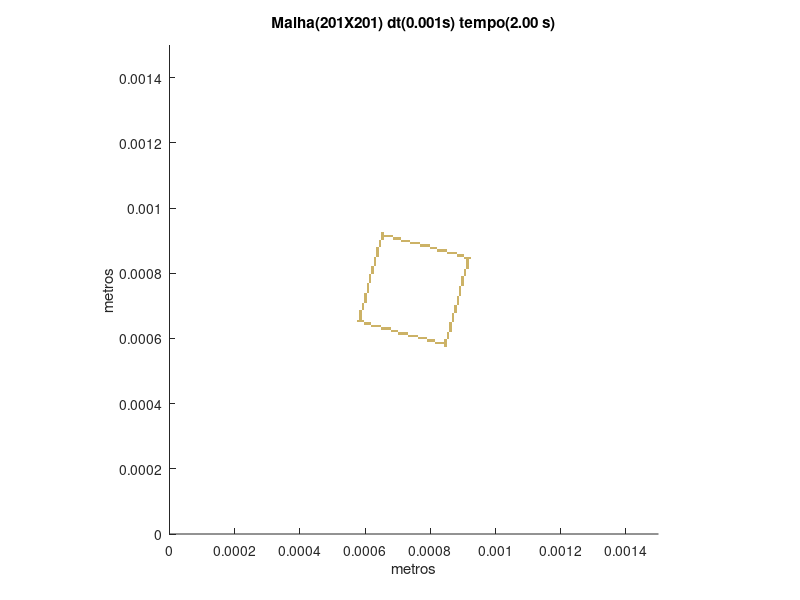

Reproduce this figure in MATLAB.
set (gca,'PlotBoxAspectRatio',[1 1 1],'Xlim',[0,0.0015],'Ylim',[0,0.0015])
hold on
title('Malha(201X201) dt(0.001s) tempo(2.00 s)')
hold on
ylabel('metros')
hold on
xlabel('metros')
hold on

fill([0.000843283582089552 0.000843283582089552 0.000850746268656716 0.000850746268656716],[0.000574626865671642 0.000582089552238806 0.000582089552238806 0.000574626865671642],[0.8,0.7,0.4],'LineStyle','none')

fill([0.000813432835820896 0.000813432835820896 0.00082089552238806 0.00082089552238806],[0.000582089552238806 0.00058955223880597 0.00058955223880597 0.000582089552238806],[0.8,0.7,0.4],'LineStyle','none')

fill([0.00082089552238806 0.00082089552238806 0.000828358208955224 0.000828358208955224],[0.000582089552238806 0.00058955223880597 0.00058955223880597 0.000582089552238806],[0.8,0.7,0.4],'LineStyle','none')

fill([0.000828358208955224 0.000828358208955224 0.000835820895522388 0.000835820895522388],[0.000582089552238806 0.00058955223880597 0.00058955223880597 0.000582089552238806],[0.8,0.7,0.4],'LineStyle','none')

fill([0.000835820895522388 0.000835820895522388 0.000843283582089552 0.000843283582089552],[0.000582089552238806 0.00058955223880597 0.00058955223880597 0.000582089552238806],[0.8,0.7,0.4],'LineStyle','none')

fill([0.000843283582089552 0.000843283582089552 0.000850746268656716 0.000850746268656716],[0.000582089552238806 0.00058955223880597 0.00058955223880597 0.000582089552238806],[0.8,0.7,0.4],'LineStyle','none')

fill([0.000791044776119403 0.000791044776119403 0.000798507462686567 0.000798507462686567],[0.00058955223880597 0.000597014925373134 0.000597014925373134 0.00058955223880597],[0.8,0.7,0.4],'LineStyle','none')

fill([0.000798507462686567 0.000798507462686567 0.000805970149253731 0.000805970149253731],[0.00058955223880597 0.000597014925373134 0.000597014925373134 0.00058955223880597],[0.8,0.7,0.4],'LineStyle','none')

fill([0.000805970149253731 0.000805970149253731 0.000813432835820896 0.000813432835820896],[0.00058955223880597 0.000597014925373134 0.000597014925373134 0.00058955223880597],[0.8,0.7,0.4],'LineStyle','none')

fill([0.000843283582089552 0.000843283582089552 0.000850746268656716 0.000850746268656716],[0.00058955223880597 0.000597014925373134 0.000597014925373134 0.00058955223880597],[0.8,0.7,0.4],'LineStyle','none')

fill([0.000761194029850746 0.000761194029850746 0.000768656716417911 0.000768656716417911],[0.000597014925373134 0.000604477611940299 0.000604477611940299 0.000597014925373134],[0.8,0.7,0.4],'LineStyle','none')

fill([0.000768656716417911 0.000768656716417911 0.000776119402985075 0.000776119402985075],[0.000597014925373134 0.000604477611940299 0.000604477611940299 0.000597014925373134],[0.8,0.7,0.4],'LineStyle','none')

fill([0.000776119402985075 0.000776119402985075 0.000783582089552239 0.000783582089552239],[0.000597014925373134 0.000604477611940299 0.000604477611940299 0.000597014925373134],[0.8,0.7,0.4],'LineStyle','none')

fill([0.000783582089552239 0.000783582089552239 0.000791044776119403 0.000791044776119403],[0.000597014925373134 0.000604477611940299 0.000604477611940299 0.000597014925373134],[0.8,0.7,0.4],'LineStyle','none')

fill([0.000850746268656716 0.000850746268656716 0.000858208955223881 0.000858208955223881],[0.000597014925373134 0.000604477611940299 0.000604477611940299 0.000597014925373134],[0.8,0.7,0.4],'LineStyle','none')

fill([0.00073134328358209 0.00073134328358209 0.000738805970149254 0.000738805970149254],[0.000604477611940299 0.000611940298507463 0.000611940298507463 0.000604477611940299],[0.8,0.7,0.4],'LineStyle','none')

fill([0.000738805970149254 0.000738805970149254 0.000746268656716418 0.000746268656716418],[0.000604477611940299 0.000611940298507463 0.000611940298507463 0.000604477611940299],[0.8,0.7,0.4],'LineStyle','none')

fill([0.000746268656716418 0.000746268656716418 0.000753731343283582 0.000753731343283582],[0.000604477611940299 0.000611940298507463 0.000611940298507463 0.000604477611940299],[0.8,0.7,0.4],'LineStyle','none')

fill([0.000753731343283582 0.000753731343283582 0.000761194029850746 0.000761194029850746],[0.000604477611940299 0.000611940298507463 0.000611940298507463 0.000604477611940299],[0.8,0.7,0.4],'LineStyle','none')

fill([0.000850746268656716 0.000850746268656716 0.000858208955223881 0.000858208955223881],[0.000604477611940299 0.000611940298507463 0.000611940298507463 0.000604477611940299],[0.8,0.7,0.4],'LineStyle','none')

fill([0.000701492537313433 0.000701492537313433 0.000708955223880597 0.000708955223880597],[0.000611940298507463 0.000619402985074627 0.000619402985074627 0.000611940298507463],[0.8,0.7,0.4],'LineStyle','none')

fill([0.000708955223880597 0.000708955223880597 0.000716417910447761 0.000716417910447761],[0.000611940298507463 0.000619402985074627 0.000619402985074627 0.000611940298507463],[0.8,0.7,0.4],'LineStyle','none')

fill([0.000716417910447761 0.000716417910447761 0.000723880597014925 0.000723880597014925],[0.000611940298507463 0.000619402985074627 0.000619402985074627 0.000611940298507463],[0.8,0.7,0.4],'LineStyle','none')

fill([0.000723880597014925 0.000723880597014925 0.00073134328358209 0.00073134328358209],[0.000611940298507463 0.000619402985074627 0.000619402985074627 0.000611940298507463],[0.8,0.7,0.4],'LineStyle','none')

fill([0.000850746268656716 0.000850746268656716 0.000858208955223881 0.000858208955223881],[0.000611940298507463 0.000619402985074627 0.000619402985074627 0.000611940298507463],[0.8,0.7,0.4],'LineStyle','none')

fill([0.00067910447761194 0.00067910447761194 0.000686567164179104 0.000686567164179104],[0.000619402985074627 0.000626865671641791 0.000626865671641791 0.000619402985074627],[0.8,0.7,0.4],'LineStyle','none')

fill([0.000686567164179104 0.000686567164179104 0.000694029850746269 0.000694029850746269],[0.000619402985074627 0.000626865671641791 0.000626865671641791 0.000619402985074627],[0.8,0.7,0.4],'LineStyle','none')

fill([0.000694029850746269 0.000694029850746269 0.000701492537313433 0.000701492537313433],[0.000619402985074627 0.000626865671641791 0.000626865671641791 0.000619402985074627],[0.8,0.7,0.4],'LineStyle','none')

fill([0.000858208955223881 0.000858208955223881 0.000865671641791045 0.000865671641791045],[0.000619402985074627 0.000626865671641791 0.000626865671641791 0.000619402985074627],[0.8,0.7,0.4],'LineStyle','none')

fill([0.000649253731343284 0.000649253731343284 0.000656716417910448 0.000656716417910448],[0.000626865671641791 0.000634328358208955 0.000634328358208955 0.000626865671641791],[0.8,0.7,0.4],'LineStyle','none')

fill([0.000656716417910448 0.000656716417910448 0.000664179104477612 0.000664179104477612],[0.000626865671641791 0.000634328358208955 0.000634328358208955 0.000626865671641791],[0.8,0.7,0.4],'LineStyle','none')

fill([0.000664179104477612 0.000664179104477612 0.000671641791044776 0.000671641791044776],[0.000626865671641791 0.000634328358208955 0.000634328358208955 0.000626865671641791],[0.8,0.7,0.4],'LineStyle','none')

fill([0.000671641791044776 0.000671641791044776 0.00067910447761194 0.00067910447761194],[0.000626865671641791 0.000634328358208955 0.000634328358208955 0.000626865671641791],[0.8,0.7,0.4],'LineStyle','none')

fill([0.000858208955223881 0.000858208955223881 0.000865671641791045 0.000865671641791045],[0.000626865671641791 0.000634328358208955 0.000634328358208955 0.000626865671641791],[0.8,0.7,0.4],'LineStyle','none')

fill([0.000619402985074627 0.000619402985074627 0.000626865671641791 0.000626865671641791],[0.000634328358208955 0.000641791044776119 0.000641791044776119 0.000634328358208955],[0.8,0.7,0.4],'LineStyle','none')

fill([0.000626865671641791 0.000626865671641791 0.000634328358208955 0.000634328358208955],[0.000634328358208955 0.000641791044776119 0.000641791044776119 0.000634328358208955],[0.8,0.7,0.4],'LineStyle','none')

fill([0.000634328358208955 0.000634328358208955 0.000641791044776119 0.000641791044776119],[0.000634328358208955 0.000641791044776119 0.000641791044776119 0.000634328358208955],[0.8,0.7,0.4],'LineStyle','none')

fill([0.000641791044776119 0.000641791044776119 0.000649253731343284 0.000649253731343284],[0.000634328358208955 0.000641791044776119 0.000641791044776119 0.000634328358208955],[0.8,0.7,0.4],'LineStyle','none')

fill([0.000858208955223881 0.000858208955223881 0.000865671641791045 0.000865671641791045],[0.000634328358208955 0.000641791044776119 0.000641791044776119 0.000634328358208955],[0.8,0.7,0.4],'LineStyle','none')

fill([0.000597014925373134 0.000597014925373134 0.000604477611940299 0.000604477611940299],[0.000641791044776119 0.000649253731343284 0.000649253731343284 0.000641791044776119],[0.8,0.7,0.4],'LineStyle','none')

fill([0.000604477611940299 0.000604477611940299 0.000611940298507463 0.000611940298507463],[0.000641791044776119 0.000649253731343284 0.000649253731343284 0.000641791044776119],[0.8,0.7,0.4],'LineStyle','none')

fill([0.000611940298507463 0.000611940298507463 0.000619402985074627 0.000619402985074627],[0.000641791044776119 0.000649253731343284 0.000649253731343284 0.000641791044776119],[0.8,0.7,0.4],'LineStyle','none')

fill([0.000858208955223881 0.000858208955223881 0.000865671641791045 0.000865671641791045],[0.000641791044776119 0.000649253731343284 0.000649253731343284 0.000641791044776119],[0.8,0.7,0.4],'LineStyle','none')

fill([0.000574626865671642 0.000574626865671642 0.000582089552238806 0.000582089552238806],[0.000649253731343284 0.000656716417910448 0.000656716417910448 0.000649253731343284],[0.8,0.7,0.4],'LineStyle','none')

fill([0.000582089552238806 0.000582089552238806 0.00058955223880597 0.00058955223880597],[0.000649253731343284 0.000656716417910448 0.000656716417910448 0.000649253731343284],[0.8,0.7,0.4],'LineStyle','none')

fill([0.00058955223880597 0.00058955223880597 0.000597014925373134 0.000597014925373134],[0.000649253731343284 0.000656716417910448 0.000656716417910448 0.000649253731343284],[0.8,0.7,0.4],'LineStyle','none')

fill([0.000865671641791045 0.000865671641791045 0.000873134328358209 0.000873134328358209],[0.000649253731343284 0.000656716417910448 0.000656716417910448 0.000649253731343284],[0.8,0.7,0.4],'LineStyle','none')

fill([0.000582089552238806 0.000582089552238806 0.00058955223880597 0.00058955223880597],[0.000656716417910448 0.000664179104477612 0.000664179104477612 0.000656716417910448],[0.8,0.7,0.4],'LineStyle','none')

fill([0.000865671641791045 0.000865671641791045 0.000873134328358209 0.000873134328358209],[0.000656716417910448 0.000664179104477612 0.000664179104477612 0.000656716417910448],[0.8,0.7,0.4],'LineStyle','none')

fill([0.000582089552238806 0.000582089552238806 0.00058955223880597 0.00058955223880597],[0.000664179104477612 0.000671641791044776 0.000671641791044776 0.000664179104477612],[0.8,0.7,0.4],'LineStyle','none')

fill([0.000865671641791045 0.000865671641791045 0.000873134328358209 0.000873134328358209],[0.000664179104477612 0.000671641791044776 0.000671641791044776 0.000664179104477612],[0.8,0.7,0.4],'LineStyle','none')

fill([0.000582089552238806 0.000582089552238806 0.00058955223880597 0.00058955223880597],[0.000671641791044776 0.00067910447761194 0.00067910447761194 0.000671641791044776],[0.8,0.7,0.4],'LineStyle','none')

fill([0.000865671641791045 0.000865671641791045 0.000873134328358209 0.000873134328358209],[0.000671641791044776 0.00067910447761194 0.00067910447761194 0.000671641791044776],[0.8,0.7,0.4],'LineStyle','none')

fill([0.000582089552238806 0.000582089552238806 0.00058955223880597 0.00058955223880597],[0.00067910447761194 0.000686567164179104 0.000686567164179104 0.00067910447761194],[0.8,0.7,0.4],'LineStyle','none')

fill([0.000873134328358209 0.000873134328358209 0.000880597014925373 0.000880597014925373],[0.00067910447761194 0.000686567164179104 0.000686567164179104 0.00067910447761194],[0.8,0.7,0.4],'LineStyle','none')

fill([0.00058955223880597 0.00058955223880597 0.000597014925373134 0.000597014925373134],[0.000686567164179104 0.000694029850746269 0.000694029850746269 0.000686567164179104],[0.8,0.7,0.4],'LineStyle','none')

fill([0.000873134328358209 0.000873134328358209 0.000880597014925373 0.000880597014925373],[0.000686567164179104 0.000694029850746269 0.000694029850746269 0.000686567164179104],[0.8,0.7,0.4],'LineStyle','none')

fill([0.00058955223880597 0.00058955223880597 0.000597014925373134 0.000597014925373134],[0.000694029850746269 0.000701492537313433 0.000701492537313433 0.000694029850746269],[0.8,0.7,0.4],'LineStyle','none')

fill([0.000873134328358209 0.000873134328358209 0.000880597014925373 0.000880597014925373],[0.000694029850746269 0.000701492537313433 0.000701492537313433 0.000694029850746269],[0.8,0.7,0.4],'LineStyle','none')

fill([0.00058955223880597 0.00058955223880597 0.000597014925373134 0.000597014925373134],[0.000701492537313433 0.000708955223880597 0.000708955223880597 0.000701492537313433],[0.8,0.7,0.4],'LineStyle','none')

fill([0.000880597014925373 0.000880597014925373 0.000888059701492537 0.000888059701492537],[0.000701492537313433 0.000708955223880597 0.000708955223880597 0.000701492537313433],[0.8,0.7,0.4],'LineStyle','none')

fill([0.000597014925373134 0.000597014925373134 0.000604477611940299 0.000604477611940299],[0.000708955223880597 0.000716417910447761 0.000716417910447761 0.000708955223880597],[0.8,0.7,0.4],'LineStyle','none')

fill([0.000880597014925373 0.000880597014925373 0.000888059701492537 0.000888059701492537],[0.000708955223880597 0.000716417910447761 0.000716417910447761 0.000708955223880597],[0.8,0.7,0.4],'LineStyle','none')

fill([0.000597014925373134 0.000597014925373134 0.000604477611940299 0.000604477611940299],[0.000716417910447761 0.000723880597014925 0.000723880597014925 0.000716417910447761],[0.8,0.7,0.4],'LineStyle','none')

fill([0.000880597014925373 0.000880597014925373 0.000888059701492537 0.000888059701492537],[0.000716417910447761 0.000723880597014925 0.000723880597014925 0.000716417910447761],[0.8,0.7,0.4],'LineStyle','none')

fill([0.000597014925373134 0.000597014925373134 0.000604477611940299 0.000604477611940299],[0.000723880597014925 0.00073134328358209 0.00073134328358209 0.000723880597014925],[0.8,0.7,0.4],'LineStyle','none')

fill([0.000880597014925373 0.000880597014925373 0.000888059701492537 0.000888059701492537],[0.000723880597014925 0.00073134328358209 0.00073134328358209 0.000723880597014925],[0.8,0.7,0.4],'LineStyle','none')

fill([0.000597014925373134 0.000597014925373134 0.000604477611940299 0.000604477611940299],[0.00073134328358209 0.000738805970149254 0.000738805970149254 0.00073134328358209],[0.8,0.7,0.4],'LineStyle','none')

fill([0.000888059701492537 0.000888059701492537 0.000895522388059702 0.000895522388059702],[0.00073134328358209 0.000738805970149254 0.000738805970149254 0.00073134328358209],[0.8,0.7,0.4],'LineStyle','none')

fill([0.000604477611940299 0.000604477611940299 0.000611940298507463 0.000611940298507463],[0.000738805970149254 0.000746268656716418 0.000746268656716418 0.000738805970149254],[0.8,0.7,0.4],'LineStyle','none')

fill([0.000888059701492537 0.000888059701492537 0.000895522388059702 0.000895522388059702],[0.000738805970149254 0.000746268656716418 0.000746268656716418 0.000738805970149254],[0.8,0.7,0.4],'LineStyle','none')

fill([0.000604477611940299 0.000604477611940299 0.000611940298507463 0.000611940298507463],[0.000746268656716418 0.000753731343283582 0.000753731343283582 0.000746268656716418],[0.8,0.7,0.4],'LineStyle','none')

fill([0.000888059701492537 0.000888059701492537 0.000895522388059702 0.000895522388059702],[0.000746268656716418 0.000753731343283582 0.000753731343283582 0.000746268656716418],[0.8,0.7,0.4],'LineStyle','none')

fill([0.000604477611940299 0.000604477611940299 0.000611940298507463 0.000611940298507463],[0.000753731343283582 0.000761194029850746 0.000761194029850746 0.000753731343283582],[0.8,0.7,0.4],'LineStyle','none')

fill([0.000888059701492537 0.000888059701492537 0.000895522388059702 0.000895522388059702],[0.000753731343283582 0.000761194029850746 0.000761194029850746 0.000753731343283582],[0.8,0.7,0.4],'LineStyle','none')

fill([0.000604477611940299 0.000604477611940299 0.000611940298507463 0.000611940298507463],[0.000761194029850746 0.000768656716417911 0.000768656716417911 0.000761194029850746],[0.8,0.7,0.4],'LineStyle','none')

fill([0.000895522388059702 0.000895522388059702 0.000902985074626866 0.000902985074626866],[0.000761194029850746 0.000768656716417911 0.000768656716417911 0.000761194029850746],[0.8,0.7,0.4],'LineStyle','none')

fill([0.000611940298507463 0.000611940298507463 0.000619402985074627 0.000619402985074627],[0.000768656716417911 0.000776119402985075 0.000776119402985075 0.000768656716417911],[0.8,0.7,0.4],'LineStyle','none')

fill([0.000895522388059702 0.000895522388059702 0.000902985074626866 0.000902985074626866],[0.000768656716417911 0.000776119402985075 0.000776119402985075 0.000768656716417911],[0.8,0.7,0.4],'LineStyle','none')

fill([0.000611940298507463 0.000611940298507463 0.000619402985074627 0.000619402985074627],[0.000776119402985075 0.000783582089552239 0.000783582089552239 0.000776119402985075],[0.8,0.7,0.4],'LineStyle','none')

fill([0.000895522388059702 0.000895522388059702 0.000902985074626866 0.000902985074626866],[0.000776119402985075 0.000783582089552239 0.000783582089552239 0.000776119402985075],[0.8,0.7,0.4],'LineStyle','none')

fill([0.000611940298507463 0.000611940298507463 0.000619402985074627 0.000619402985074627],[0.000783582089552239 0.000791044776119403 0.000791044776119403 0.000783582089552239],[0.8,0.7,0.4],'LineStyle','none')

fill([0.000895522388059702 0.000895522388059702 0.000902985074626866 0.000902985074626866],[0.000783582089552239 0.000791044776119403 0.000791044776119403 0.000783582089552239],[0.8,0.7,0.4],'LineStyle','none')

fill([0.000611940298507463 0.000611940298507463 0.000619402985074627 0.000619402985074627],[0.000791044776119403 0.000798507462686567 0.000798507462686567 0.000791044776119403],[0.8,0.7,0.4],'LineStyle','none')

fill([0.000902985074626866 0.000902985074626866 0.00091044776119403 0.00091044776119403],[0.000791044776119403 0.000798507462686567 0.000798507462686567 0.000791044776119403],[0.8,0.7,0.4],'LineStyle','none')

fill([0.000619402985074627 0.000619402985074627 0.000626865671641791 0.000626865671641791],[0.000798507462686567 0.000805970149253731 0.000805970149253731 0.000798507462686567],[0.8,0.7,0.4],'LineStyle','none')

fill([0.000902985074626866 0.000902985074626866 0.00091044776119403 0.00091044776119403],[0.000798507462686567 0.000805970149253731 0.000805970149253731 0.000798507462686567],[0.8,0.7,0.4],'LineStyle','none')

fill([0.000619402985074627 0.000619402985074627 0.000626865671641791 0.000626865671641791],[0.000805970149253731 0.000813432835820896 0.000813432835820896 0.000805970149253731],[0.8,0.7,0.4],'LineStyle','none')

fill([0.000902985074626866 0.000902985074626866 0.00091044776119403 0.00091044776119403],[0.000805970149253731 0.000813432835820896 0.000813432835820896 0.000805970149253731],[0.8,0.7,0.4],'LineStyle','none')

fill([0.000619402985074627 0.000619402985074627 0.000626865671641791 0.000626865671641791],[0.000813432835820896 0.00082089552238806 0.00082089552238806 0.000813432835820896],[0.8,0.7,0.4],'LineStyle','none')

fill([0.00091044776119403 0.00091044776119403 0.000917910447761194 0.000917910447761194],[0.000813432835820896 0.00082089552238806 0.00082089552238806 0.000813432835820896],[0.8,0.7,0.4],'LineStyle','none')

fill([0.000626865671641791 0.000626865671641791 0.000634328358208955 0.000634328358208955],[0.00082089552238806 0.000828358208955224 0.000828358208955224 0.00082089552238806],[0.8,0.7,0.4],'LineStyle','none')

fill([0.00091044776119403 0.00091044776119403 0.000917910447761194 0.000917910447761194],[0.00082089552238806 0.000828358208955224 0.000828358208955224 0.00082089552238806],[0.8,0.7,0.4],'LineStyle','none')

fill([0.000626865671641791 0.000626865671641791 0.000634328358208955 0.000634328358208955],[0.000828358208955224 0.000835820895522388 0.000835820895522388 0.000828358208955224],[0.8,0.7,0.4],'LineStyle','none')

fill([0.00091044776119403 0.00091044776119403 0.000917910447761194 0.000917910447761194],[0.000828358208955224 0.000835820895522388 0.000835820895522388 0.000828358208955224],[0.8,0.7,0.4],'LineStyle','none')

fill([0.000626865671641791 0.000626865671641791 0.000634328358208955 0.000634328358208955],[0.000835820895522388 0.000843283582089552 0.000843283582089552 0.000835820895522388],[0.8,0.7,0.4],'LineStyle','none')

fill([0.00091044776119403 0.00091044776119403 0.000917910447761194 0.000917910447761194],[0.000835820895522388 0.000843283582089552 0.000843283582089552 0.000835820895522388],[0.8,0.7,0.4],'LineStyle','none')

fill([0.000626865671641791 0.000626865671641791 0.000634328358208955 0.000634328358208955],[0.000843283582089552 0.000850746268656716 0.000850746268656716 0.000843283582089552],[0.8,0.7,0.4],'LineStyle','none')

fill([0.000902985074626866 0.000902985074626866 0.00091044776119403 0.00091044776119403],[0.000843283582089552 0.000850746268656716 0.000850746268656716 0.000843283582089552],[0.8,0.7,0.4],'LineStyle','none')

fill([0.00091044776119403 0.00091044776119403 0.000917910447761194 0.000917910447761194],[0.000843283582089552 0.000850746268656716 0.000850746268656716 0.000843283582089552],[0.8,0.7,0.4],'LineStyle','none')

fill([0.000917910447761194 0.000917910447761194 0.000925373134328358 0.000925373134328358],[0.000843283582089552 0.000850746268656716 0.000850746268656716 0.000843283582089552],[0.8,0.7,0.4],'LineStyle','none')

fill([0.000634328358208955 0.000634328358208955 0.000641791044776119 0.000641791044776119],[0.000850746268656716 0.000858208955223881 0.000858208955223881 0.000850746268656716],[0.8,0.7,0.4],'LineStyle','none')

fill([0.000880597014925373 0.000880597014925373 0.000888059701492537 0.000888059701492537],[0.000850746268656716 0.000858208955223881 0.000858208955223881 0.000850746268656716],[0.8,0.7,0.4],'LineStyle','none')

fill([0.000888059701492537 0.000888059701492537 0.000895522388059702 0.000895522388059702],[0.000850746268656716 0.000858208955223881 0.000858208955223881 0.000850746268656716],[0.8,0.7,0.4],'LineStyle','none')

fill([0.000895522388059702 0.000895522388059702 0.000902985074626866 0.000902985074626866],[0.000850746268656716 0.000858208955223881 0.000858208955223881 0.000850746268656716],[0.8,0.7,0.4],'LineStyle','none')

fill([0.000634328358208955 0.000634328358208955 0.000641791044776119 0.000641791044776119],[0.000858208955223881 0.000865671641791045 0.000865671641791045 0.000858208955223881],[0.8,0.7,0.4],'LineStyle','none')

fill([0.000850746268656716 0.000850746268656716 0.000858208955223881 0.000858208955223881],[0.000858208955223881 0.000865671641791045 0.000865671641791045 0.000858208955223881],[0.8,0.7,0.4],'LineStyle','none')

fill([0.000858208955223881 0.000858208955223881 0.000865671641791045 0.000865671641791045],[0.000858208955223881 0.000865671641791045 0.000865671641791045 0.000858208955223881],[0.8,0.7,0.4],'LineStyle','none')

fill([0.000865671641791045 0.000865671641791045 0.000873134328358209 0.000873134328358209],[0.000858208955223881 0.000865671641791045 0.000865671641791045 0.000858208955223881],[0.8,0.7,0.4],'LineStyle','none')

fill([0.000873134328358209 0.000873134328358209 0.000880597014925373 0.000880597014925373],[0.000858208955223881 0.000865671641791045 0.000865671641791045 0.000858208955223881],[0.8,0.7,0.4],'LineStyle','none')

fill([0.000634328358208955 0.000634328358208955 0.000641791044776119 0.000641791044776119],[0.000865671641791045 0.000873134328358209 0.000873134328358209 0.000865671641791045],[0.8,0.7,0.4],'LineStyle','none')

fill([0.00082089552238806 0.00082089552238806 0.000828358208955224 0.000828358208955224],[0.000865671641791045 0.000873134328358209 0.000873134328358209 0.000865671641791045],[0.8,0.7,0.4],'LineStyle','none')

fill([0.000828358208955224 0.000828358208955224 0.000835820895522388 0.000835820895522388],[0.000865671641791045 0.000873134328358209 0.000873134328358209 0.000865671641791045],[0.8,0.7,0.4],'LineStyle','none')

fill([0.000835820895522388 0.000835820895522388 0.000843283582089552 0.000843283582089552],[0.000865671641791045 0.000873134328358209 0.000873134328358209 0.000865671641791045],[0.8,0.7,0.4],'LineStyle','none')

fill([0.000843283582089552 0.000843283582089552 0.000850746268656716 0.000850746268656716],[0.000865671641791045 0.000873134328358209 0.000873134328358209 0.000865671641791045],[0.8,0.7,0.4],'LineStyle','none')

fill([0.000634328358208955 0.000634328358208955 0.000641791044776119 0.000641791044776119],[0.000873134328358209 0.000880597014925373 0.000880597014925373 0.000873134328358209],[0.8,0.7,0.4],'LineStyle','none')

fill([0.000798507462686567 0.000798507462686567 0.000805970149253731 0.000805970149253731],[0.000873134328358209 0.000880597014925373 0.000880597014925373 0.000873134328358209],[0.8,0.7,0.4],'LineStyle','none')

fill([0.000805970149253731 0.000805970149253731 0.000813432835820896 0.000813432835820896],[0.000873134328358209 0.000880597014925373 0.000880597014925373 0.000873134328358209],[0.8,0.7,0.4],'LineStyle','none')

fill([0.000813432835820896 0.000813432835820896 0.00082089552238806 0.00082089552238806],[0.000873134328358209 0.000880597014925373 0.000880597014925373 0.000873134328358209],[0.8,0.7,0.4],'LineStyle','none')

fill([0.000641791044776119 0.000641791044776119 0.000649253731343284 0.000649253731343284],[0.000880597014925373 0.000888059701492537 0.000888059701492537 0.000880597014925373],[0.8,0.7,0.4],'LineStyle','none')

fill([0.000768656716417911 0.000768656716417911 0.000776119402985075 0.000776119402985075],[0.000880597014925373 0.000888059701492537 0.000888059701492537 0.000880597014925373],[0.8,0.7,0.4],'LineStyle','none')

fill([0.000776119402985075 0.000776119402985075 0.000783582089552239 0.000783582089552239],[0.000880597014925373 0.000888059701492537 0.000888059701492537 0.000880597014925373],[0.8,0.7,0.4],'LineStyle','none')

fill([0.000783582089552239 0.000783582089552239 0.000791044776119403 0.000791044776119403],[0.000880597014925373 0.000888059701492537 0.000888059701492537 0.000880597014925373],[0.8,0.7,0.4],'LineStyle','none')

fill([0.000791044776119403 0.000791044776119403 0.000798507462686567 0.000798507462686567],[0.000880597014925373 0.000888059701492537 0.000888059701492537 0.000880597014925373],[0.8,0.7,0.4],'LineStyle','none')

fill([0.000641791044776119 0.000641791044776119 0.000649253731343284 0.000649253731343284],[0.000888059701492537 0.000895522388059702 0.000895522388059702 0.000888059701492537],[0.8,0.7,0.4],'LineStyle','none')

fill([0.000738805970149254 0.000738805970149254 0.000746268656716418 0.000746268656716418],[0.000888059701492537 0.000895522388059702 0.000895522388059702 0.000888059701492537],[0.8,0.7,0.4],'LineStyle','none')

fill([0.000746268656716418 0.000746268656716418 0.000753731343283582 0.000753731343283582],[0.000888059701492537 0.000895522388059702 0.000895522388059702 0.000888059701492537],[0.8,0.7,0.4],'LineStyle','none')

fill([0.000753731343283582 0.000753731343283582 0.000761194029850746 0.000761194029850746],[0.000888059701492537 0.000895522388059702 0.000895522388059702 0.000888059701492537],[0.8,0.7,0.4],'LineStyle','none')

fill([0.000761194029850746 0.000761194029850746 0.000768656716417911 0.000768656716417911],[0.000888059701492537 0.000895522388059702 0.000895522388059702 0.000888059701492537],[0.8,0.7,0.4],'LineStyle','none')

fill([0.000641791044776119 0.000641791044776119 0.000649253731343284 0.000649253731343284],[0.000895522388059702 0.000902985074626866 0.000902985074626866 0.000895522388059702],[0.8,0.7,0.4],'LineStyle','none')

fill([0.000708955223880597 0.000708955223880597 0.000716417910447761 0.000716417910447761],[0.000895522388059702 0.000902985074626866 0.000902985074626866 0.000895522388059702],[0.8,0.7,0.4],'LineStyle','none')

fill([0.000716417910447761 0.000716417910447761 0.000723880597014925 0.000723880597014925],[0.000895522388059702 0.000902985074626866 0.000902985074626866 0.000895522388059702],[0.8,0.7,0.4],'LineStyle','none')

fill([0.000723880597014925 0.000723880597014925 0.00073134328358209 0.00073134328358209],[0.000895522388059702 0.000902985074626866 0.000902985074626866 0.000895522388059702],[0.8,0.7,0.4],'LineStyle','none')

fill([0.00073134328358209 0.00073134328358209 0.000738805970149254 0.000738805970149254],[0.000895522388059702 0.000902985074626866 0.000902985074626866 0.000895522388059702],[0.8,0.7,0.4],'LineStyle','none')

fill([0.000649253731343284 0.000649253731343284 0.000656716417910448 0.000656716417910448],[0.000902985074626866 0.00091044776119403 0.00091044776119403 0.000902985074626866],[0.8,0.7,0.4],'LineStyle','none')

fill([0.000686567164179104 0.000686567164179104 0.000694029850746269 0.000694029850746269],[0.000902985074626866 0.00091044776119403 0.00091044776119403 0.000902985074626866],[0.8,0.7,0.4],'LineStyle','none')

fill([0.000694029850746269 0.000694029850746269 0.000701492537313433 0.000701492537313433],[0.000902985074626866 0.00091044776119403 0.00091044776119403 0.000902985074626866],[0.8,0.7,0.4],'LineStyle','none')

fill([0.000701492537313433 0.000701492537313433 0.000708955223880597 0.000708955223880597],[0.000902985074626866 0.00091044776119403 0.00091044776119403 0.000902985074626866],[0.8,0.7,0.4],'LineStyle','none')

fill([0.000649253731343284 0.000649253731343284 0.000656716417910448 0.000656716417910448],[0.00091044776119403 0.000917910447761194 0.000917910447761194 0.00091044776119403],[0.8,0.7,0.4],'LineStyle','none')

fill([0.000656716417910448 0.000656716417910448 0.000664179104477612 0.000664179104477612],[0.00091044776119403 0.000917910447761194 0.000917910447761194 0.00091044776119403],[0.8,0.7,0.4],'LineStyle','none')

fill([0.000664179104477612 0.000664179104477612 0.000671641791044776 0.000671641791044776],[0.00091044776119403 0.000917910447761194 0.000917910447761194 0.00091044776119403],[0.8,0.7,0.4],'LineStyle','none')

fill([0.000671641791044776 0.000671641791044776 0.00067910447761194 0.00067910447761194],[0.00091044776119403 0.000917910447761194 0.000917910447761194 0.00091044776119403],[0.8,0.7,0.4],'LineStyle','none')

fill([0.00067910447761194 0.00067910447761194 0.000686567164179104 0.000686567164179104],[0.00091044776119403 0.000917910447761194 0.000917910447761194 0.00091044776119403],[0.8,0.7,0.4],'LineStyle','none')

fill([0.000649253731343284 0.000649253731343284 0.000656716417910448 0.000656716417910448],[0.000917910447761194 0.000925373134328358 0.000925373134328358 0.000917910447761194],[0.8,0.7,0.4],'LineStyle','none')
